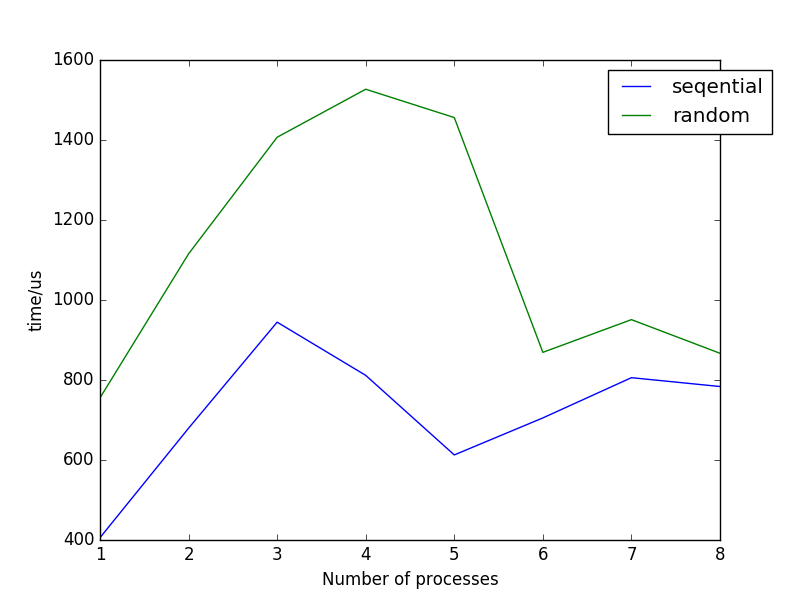

Recreate this plot in Python.
import matplotlib.pyplot as plt
import numpy as np
import re

def read_data(fname):
    seq = []
    rand = []
    with open(fname, 'rb') as f:
        s = f.read().strip().split("\n")

    for i in range(0, 8):
        y = re.findall('Average: ([0-9.]+)us', s[i * 3 + 1])[0]
        seq.append(float(y))

    for i in range(8, 16):
        y = re.findall('Average: ([0-9.]+)us', s[i * 3 + 1])[0]
        rand.append(float(y))
    return seq, rand

seq, rand = read_data("contention.txt")
fig, ax = plt.subplots()
x = range(1, 9)
handles = []
plt.xlabel('Number of processes')
plt.ylabel('time/us')
#ax.set_xscale('symlog', basex=2)

handles.append(plt.plot(x, seq, label="seqential")[0])
handles.append(plt.plot(x, rand, label="random")[0])

#plt.axvline(x = 800 * 1024 * 1024, color='r', linestyle='-.')
#plt.axvline(x = 2 * 1024 * 1024, color='r', linestyle='-.')
plt.legend(handles=handles, bbox_to_anchor=(1.1, 1))
plt.show()
